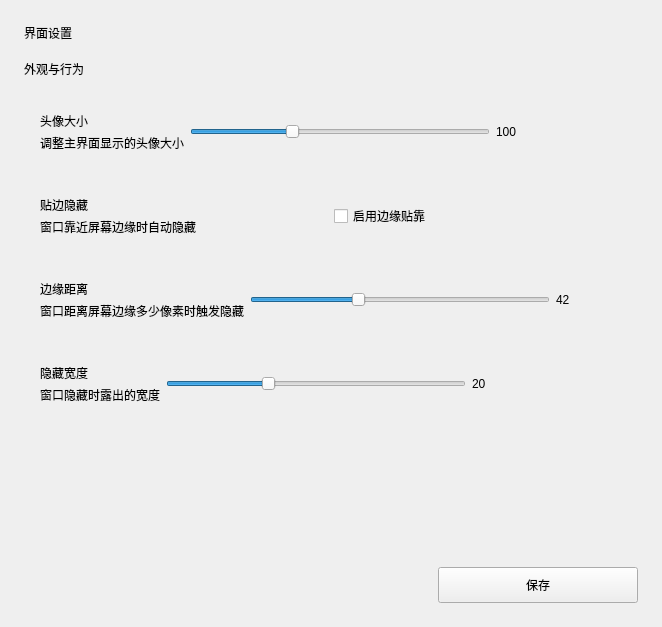
<?xml version="1.0" encoding="UTF-8"?>
<ui version="4.0">
 <class>Form</class>
 <widget class="QWidget" name="Form">
  <property name="geometry">
   <rect>
    <x>0</x>
    <y>0</y>
    <width>662</width>
    <height>627</height>
   </rect>
  </property>
  <property name="windowTitle">
   <string>Form</string>
  </property>
  <layout class="QVBoxLayout" name="verticalLayout_2">
   <property name="spacing">
    <number>18</number>
   </property>
   <property name="leftMargin">
    <number>24</number>
   </property>
   <property name="topMargin">
    <number>24</number>
   </property>
   <property name="rightMargin">
    <number>24</number>
   </property>
   <property name="bottomMargin">
    <number>24</number>
   </property>
   <item>
    <widget class="TitleLabel" name="TitleLabel">
     <property name="text">
      <string>界面设置</string>
     </property>
    </widget>
   </item>
   <item>
    <layout class="QHBoxLayout" name="horizontalLayout_5">
     <item>
      <widget class="SubtitleLabel" name="SubtitleLabel">
       <property name="text">
        <string>外观与行为</string>
       </property>
      </widget>
     </item>
    </layout>
   </item>
   <item>
    <layout class="QVBoxLayout" name="verticalLayout">
     <property name="spacing">
      <number>12</number>
     </property>
     <item>
      <widget class="CardWidget" name="CardWidget">
       <property name="sizePolicy">
        <sizepolicy hsizetype="Preferred" vsizetype="Minimum">
         <horstretch>0</horstretch>
         <verstretch>0</verstretch>
        </sizepolicy>
       </property>
       <layout class="QHBoxLayout" name="horizontalLayout">
        <property name="leftMargin">
         <number>16</number>
        </property>
        <property name="topMargin">
         <number>16</number>
        </property>
        <property name="rightMargin">
         <number>16</number>
        </property>
        <property name="bottomMargin">
         <number>16</number>
        </property>
        <item>
         <layout class="QVBoxLayout" name="verticalLayout_3">
          <property name="spacing">
           <number>4</number>
          </property>
          <item>
           <widget class="StrongBodyLabel" name="StrongBodyLabel">
            <property name="text">
             <string>头像大小</string>
            </property>
           </widget>
          </item>
          <item>
           <widget class="CaptionLabel" name="CaptionLabel">
            <property name="text">
             <string>调整主界面显示的头像大小</string>
            </property>
           </widget>
          </item>
         </layout>
        </item>
        <item>
         <layout class="QHBoxLayout" name="horizontalLayout_7">
          <item>
           <widget class="Slider" name="avatar_size">
            <property name="minimumSize">
             <size>
              <width>200</width>
              <height>0</height>
             </size>
            </property>
            <property name="maximumSize">
             <size>
              <width>300</width>
              <height>16777215</height>
             </size>
            </property>
            <property name="minimum">
             <number>50</number>
            </property>
            <property name="maximum">
             <number>200</number>
            </property>
            <property name="value">
             <number>100</number>
            </property>
            <property name="orientation">
             <enum>Qt::Horizontal</enum>
            </property>
            <property name="toolTip">
             <string>调整头像大小</string>
            </property>
           </widget>
          </item>
          <item>
           <widget class="QLabel" name="avatar_size_label">
            <property name="text">
             <string>100</string>
            </property>
           </widget>
          </item>
         </layout>
        </item>
       </layout>
      </widget>
     </item>
     <item>
      <widget class="CardWidget" name="CardWidget_2">
       <property name="minimumSize">
        <size>
         <width>0</width>
         <height>60</height>
        </size>
       </property>
       <layout class="QHBoxLayout" name="horizontalLayout_2">
        <property name="leftMargin">
         <number>16</number>
        </property>
        <property name="topMargin">
         <number>16</number>
        </property>
        <property name="rightMargin">
         <number>16</number>
        </property>
        <property name="bottomMargin">
         <number>16</number>
        </property>
        <item>
         <layout class="QVBoxLayout" name="verticalLayout_4">
          <property name="spacing">
           <number>4</number>
          </property>
          <item>
           <widget class="StrongBodyLabel" name="StrongBodyLabel_2">
            <property name="text">
             <string>贴边隐藏</string>
            </property>
           </widget>
          </item>
          <item>
           <widget class="CaptionLabel" name="CaptionLabel_2">
            <property name="text">
             <string>窗口靠近屏幕边缘时自动隐藏</string>
            </property>
           </widget>
          </item>
         </layout>
        </item>
        <item>
         <widget class="SwitchButton" name="edge_hide">
          <property name="text">
           <string>启用边缘贴靠</string>
          </property>
          <property name="toolTip">
           <string>窗口靠近屏幕边缘时自动隐藏</string>
          </property>
         </widget>
        </item>
       </layout>
      </widget>
     </item>
     <item>
      <widget class="CardWidget" name="CardWidget_3">
       <layout class="QHBoxLayout" name="horizontalLayout_3">
        <property name="leftMargin">
         <number>16</number>
        </property>
        <property name="topMargin">
         <number>16</number>
        </property>
        <property name="rightMargin">
         <number>16</number>
        </property>
        <property name="bottomMargin">
         <number>16</number>
        </property>
        <item>
         <layout class="QVBoxLayout" name="verticalLayout_5">
          <property name="spacing">
           <number>4</number>
          </property>
          <item>
           <widget class="StrongBodyLabel" name="StrongBodyLabel_3">
            <property name="text">
             <string>边缘距离</string>
            </property>
           </widget>
          </item>
          <item>
           <widget class="CaptionLabel" name="CaptionLabel_3">
            <property name="text">
             <string>窗口距离屏幕边缘多少像素时触发隐藏</string>
            </property>
           </widget>
          </item>
         </layout>
        </item>
        <item>
         <layout class="QHBoxLayout" name="horizontalLayout_8">
          <item>
           <widget class="Slider" name="edge_distance">
            <property name="minimumSize">
             <size>
              <width>200</width>
              <height>0</height>
             </size>
            </property>
            <property name="maximumSize">
             <size>
              <width>300</width>
              <height>16777215</height>
             </size>
            </property>
            <property name="minimum">
             <number>10</number>
            </property>
            <property name="maximum">
             <number>100</number>
            </property>
            <property name="value">
             <number>42</number>
            </property>
            <property name="orientation">
             <enum>Qt::Horizontal</enum>
            </property>
            <property name="toolTip">
             <string>调整边缘距离</string>
            </property>
           </widget>
          </item>
          <item>
           <widget class="QLabel" name="edge_distance_label">
            <property name="text">
             <string>42</string>
            </property>
           </widget>
          </item>
         </layout>
        </item>
       </layout>
      </widget>
     </item>
     <item>
      <widget class="CardWidget" name="CardWidget_4">
       <layout class="QHBoxLayout" name="horizontalLayout_4">
        <property name="leftMargin">
         <number>16</number>
        </property>
        <property name="topMargin">
         <number>16</number>
        </property>
        <property name="rightMargin">
         <number>16</number>
        </property>
        <property name="bottomMargin">
         <number>16</number>
        </property>
        <item>
         <layout class="QVBoxLayout" name="verticalLayout_6">
          <property name="spacing">
           <number>4</number>
          </property>
          <item>
           <widget class="StrongBodyLabel" name="StrongBodyLabel_4">
            <property name="text">
             <string>隐藏宽度</string>
            </property>
           </widget>
          </item>
          <item>
           <widget class="CaptionLabel" name="CaptionLabel_4">
            <property name="text">
             <string>窗口隐藏时露出的宽度</string>
            </property>
           </widget>
          </item>
         </layout>
        </item>
        <item>
         <layout class="QHBoxLayout" name="horizontalLayout_9">
          <item>
           <widget class="Slider" name="hidden_width">
            <property name="minimumSize">
             <size>
              <width>200</width>
              <height>0</height>
             </size>
            </property>
            <property name="maximumSize">
             <size>
              <width>300</width>
              <height>16777215</height>
             </size>
            </property>
            <property name="minimum">
             <number>5</number>
            </property>
            <property name="maximum">
             <number>50</number>
            </property>
            <property name="value">
             <number>20</number>
            </property>
            <property name="orientation">
             <enum>Qt::Horizontal</enum>
            </property>
            <property name="toolTip">
             <string>调整隐藏宽度</string>
            </property>
           </widget>
          </item>
          <item>
           <widget class="QLabel" name="hidden_width_label">
            <property name="text">
             <string>20</string>
            </property>
           </widget>
          </item>
         </layout>
        </item>
       </layout>
      </widget>
     </item>
    </layout>
   </item>
   <item>
    <spacer name="verticalSpacer">
     <property name="orientation">
      <enum>Qt::Vertical</enum>
     </property>
     <property name="sizeType">
      <enum>QSizePolicy::Expanding</enum>
     </property>
     <property name="sizeHint" stdset="0">
      <size>
       <width>20</width>
       <height>20</height>
      </size>
     </property>
    </spacer>
   </item>
   <item>
    <layout class="QHBoxLayout" name="horizontalLayout_6">
     <item>
      <spacer name="horizontalSpacer">
       <property name="orientation">
        <enum>Qt::Horizontal</enum>
       </property>
       <property name="sizeHint" stdset="0">
        <size>
         <width>40</width>
         <height>20</height>
        </size>
       </property>
      </spacer>
     </item>
     <item>
      <widget class="PrimaryPushButton" name="save_ui">
       <property name="sizePolicy">
        <sizepolicy hsizetype="Fixed" vsizetype="Fixed">
         <horstretch>0</horstretch>
         <verstretch>0</verstretch>
        </sizepolicy>
       </property>
       <property name="minimumSize">
        <size>
         <width>200</width>
         <height>36</height>
        </size>
       </property>
       <property name="maximumSize">
        <size>
         <width>200</width>
         <height>36</height>
        </size>
       </property>
       <property name="text">
        <string>保存</string>
       </property>
      </widget>
     </item>
    </layout>
   </item>
  </layout>
 </widget>
 <customwidgets>
  <customwidget>
   <class>SpinBox</class>
   <extends>QSpinBox</extends>
   <header>qfluentwidgets</header>
  </customwidget>
  <customwidget>
   <class>SwitchButton</class>
   <extends>QCheckBox</extends>
   <header>qfluentwidgets</header>
  </customwidget>
  <customwidget>
   <class>PrimaryPushButton</class>
   <extends>PushButton</extends>
   <header>qfluentwidgets</header>
  </customwidget>
  <customwidget>
   <class>PushButton</class>
   <extends>QPushButton</extends>
   <header>qfluentwidgets</header>
  </customwidget>
  <customwidget>
   <class>SubtitleLabel</class>
   <extends>QLabel</extends>
   <header>qfluentwidgets</header>
  </customwidget>
  <customwidget>
   <class>Slider</class>
   <extends>QSlider</extends>
   <header>qfluentwidgets</header>
  </customwidget>
  <customwidget>
   <class>TitleLabel</class>
   <extends>QLabel</extends>
   <header>qfluentwidgets</header>
  </customwidget>
  <customwidget>
   <class>StrongBodyLabel</class>
   <extends>QLabel</extends>
   <header>qfluentwidgets</header>
  </customwidget>
  <customwidget>
   <class>CaptionLabel</class>
   <extends>QLabel</extends>
   <header>qfluentwidgets</header>
  </customwidget>
  <customwidget>
   <class>CardWidget</class>
   <extends>QFrame</extends>
   <header>qfluentwidgets</header>
  </customwidget>
 </customwidgets>
</ui>
